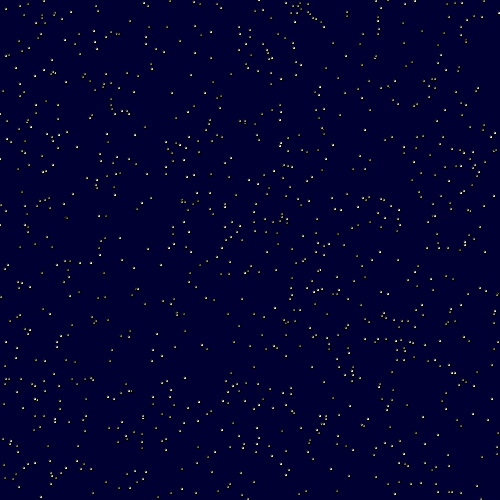
Frame 1 (no input)
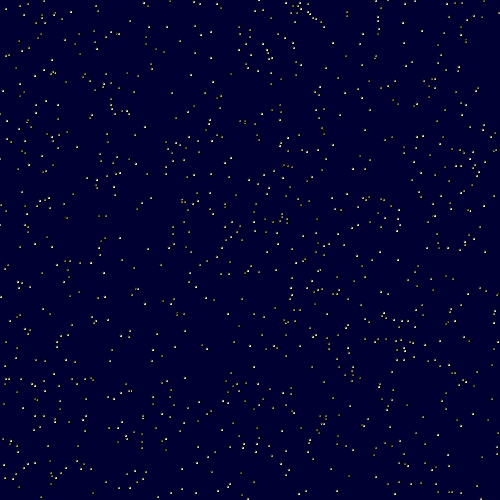
Frame 60 (the mouse pressed at the canvas centre just before this capture)
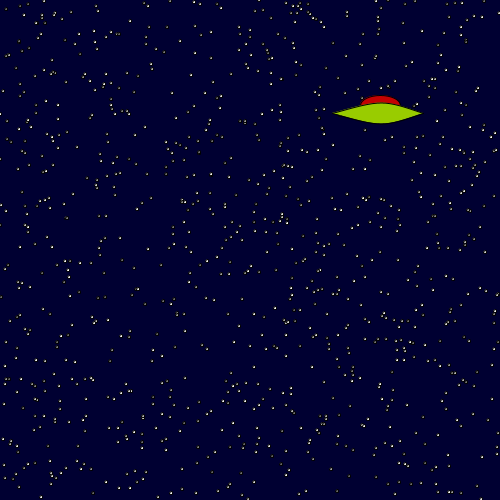
Frame 120 (the mouse held since frame 60 and released just before this capture)

The Processing sketch that drew these frames (run headless with seeded random() and noise(); from frame 60 on, the mouse is pressed at the canvas centre):

// Processing sketch: processing_121741
// ── processing_121741.pde

int[] estrellaX = new int[1000];
int[] estrellaY = new int[1000];
boolean nave=false;
int x = 0;
int posicionnave = 500;
color[] colorestrella = new color[1000];
 
void setup() {
  size(500,500);
  for (int i = 0; i < 1000; i++) {
    estrellaX[i] =(int)random(width);
    estrellaY[i] = (int)random(height);
    colorestrella[i] = color(random(100,255));
  }
}
 
void draw() {
  background(0,0,50);
  for (int i = 0; i < 1000; i++) {
    if (random(10) < 1) {
      colorestrella[i] = (int)random(100,255);
    }
    fill(colorestrella[i]);
    ellipse(estrellaX[i], estrellaY[i], 3, 3);
  }
  if(mousePressed){
  fill(#C40202);
  ellipse(posicionnave - 2,105,40,20);
  fill(#99CC00);
  bezier(posicionnave - 50,113,posicionnave,99,posicionnave,99,posicionnave + 41,113);
  bezier(posicionnave - 50,113,posicionnave,127,posicionnave,127,posicionnave + 41,113);
  posicionnave = posicionnave - 2;
  }

}
